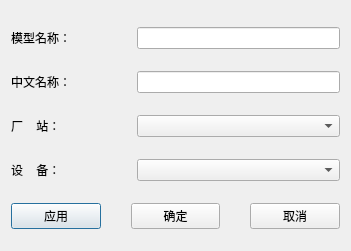
<?xml version="1.0" encoding="UTF-8"?>
<ui version="4.0">
 <class>CModelAddForm</class>
 <widget class="QDialog" name="CModelAddForm">
  <property name="geometry">
   <rect>
    <x>0</x>
    <y>0</y>
    <width>351</width>
    <height>251</height>
   </rect>
  </property>
  <property name="windowTitle">
   <string>添加模型</string>
  </property>
  <layout class="QVBoxLayout" name="verticalLayout" stretch="2,2,2,2,3">
   <property name="bottomMargin">
    <number>3</number>
   </property>
   <item>
    <layout class="QHBoxLayout" name="horizontalLayout">
     <item>
      <widget class="QLabel" name="label">
       <property name="minimumSize">
        <size>
         <width>120</width>
         <height>0</height>
        </size>
       </property>
       <property name="maximumSize">
        <size>
         <width>120</width>
         <height>16777215</height>
        </size>
       </property>
       <property name="styleSheet">
        <string notr="true">font: 14pt &quot;宋体&quot;;</string>
       </property>
       <property name="text">
        <string>模型名称：</string>
       </property>
      </widget>
     </item>
     <item>
      <widget class="QLineEdit" name="editName"/>
     </item>
    </layout>
   </item>
   <item>
    <layout class="QHBoxLayout" name="horizontalLayout_2">
     <item>
      <widget class="QLabel" name="label_12">
       <property name="minimumSize">
        <size>
         <width>120</width>
         <height>0</height>
        </size>
       </property>
       <property name="maximumSize">
        <size>
         <width>120</width>
         <height>16777215</height>
        </size>
       </property>
       <property name="styleSheet">
        <string notr="true">font: 14pt &quot;宋体&quot;;</string>
       </property>
       <property name="text">
        <string>中文名称：</string>
       </property>
      </widget>
     </item>
     <item>
      <widget class="QLineEdit" name="editLongName"/>
     </item>
    </layout>
   </item>
   <item>
    <layout class="QHBoxLayout" name="horizontalLayout_3">
     <item>
      <widget class="QLabel" name="label_9">
       <property name="minimumSize">
        <size>
         <width>120</width>
         <height>0</height>
        </size>
       </property>
       <property name="maximumSize">
        <size>
         <width>120</width>
         <height>16777215</height>
        </size>
       </property>
       <property name="styleSheet">
        <string notr="true">font: 14pt &quot;宋体&quot;;</string>
       </property>
       <property name="text">
        <string>厂    站：</string>
       </property>
      </widget>
     </item>
     <item>
      <widget class="QComboBox" name="editStation"/>
     </item>
    </layout>
   </item>
   <item>
    <layout class="QHBoxLayout" name="horizontalLayout_4">
     <item>
      <widget class="QLabel" name="label_10">
       <property name="minimumSize">
        <size>
         <width>120</width>
         <height>0</height>
        </size>
       </property>
       <property name="maximumSize">
        <size>
         <width>120</width>
         <height>16777215</height>
        </size>
       </property>
       <property name="styleSheet">
        <string notr="true">font: 14pt &quot;宋体&quot;;</string>
       </property>
       <property name="text">
        <string>设    备：</string>
       </property>
      </widget>
     </item>
     <item>
      <widget class="QComboBox" name="editDev"/>
     </item>
    </layout>
   </item>
   <item>
    <layout class="QHBoxLayout" name="horizontalLayout_5">
     <property name="spacing">
      <number>30</number>
     </property>
     <item>
      <widget class="QPushButton" name="buttonApply">
       <property name="styleSheet">
        <string notr="true">font: 12pt &quot;宋体&quot;;</string>
       </property>
       <property name="text">
        <string>应用</string>
       </property>
      </widget>
     </item>
     <item>
      <widget class="QPushButton" name="buttonEnter">
       <property name="styleSheet">
        <string notr="true">font: 12pt &quot;宋体&quot;;</string>
       </property>
       <property name="text">
        <string>确定</string>
       </property>
      </widget>
     </item>
     <item>
      <widget class="QPushButton" name="buttonExit">
       <property name="styleSheet">
        <string notr="true">font: 12pt &quot;宋体&quot;;</string>
       </property>
       <property name="text">
        <string>取消</string>
       </property>
      </widget>
     </item>
    </layout>
   </item>
  </layout>
 </widget>
 <tabstops>
  <tabstop>editName</tabstop>
  <tabstop>editLongName</tabstop>
  <tabstop>buttonEnter</tabstop>
  <tabstop>buttonExit</tabstop>
 </tabstops>
 <resources/>
 <connections>
  <connection>
   <sender>buttonExit</sender>
   <signal>clicked()</signal>
   <receiver>CModelAddForm</receiver>
   <slot>reject()</slot>
   <hints>
    <hint type="sourcelabel">
     <x>205</x>
     <y>475</y>
    </hint>
    <hint type="destinationlabel">
     <x>149</x>
     <y>254</y>
    </hint>
   </hints>
  </connection>
 </connections>
</ui>
